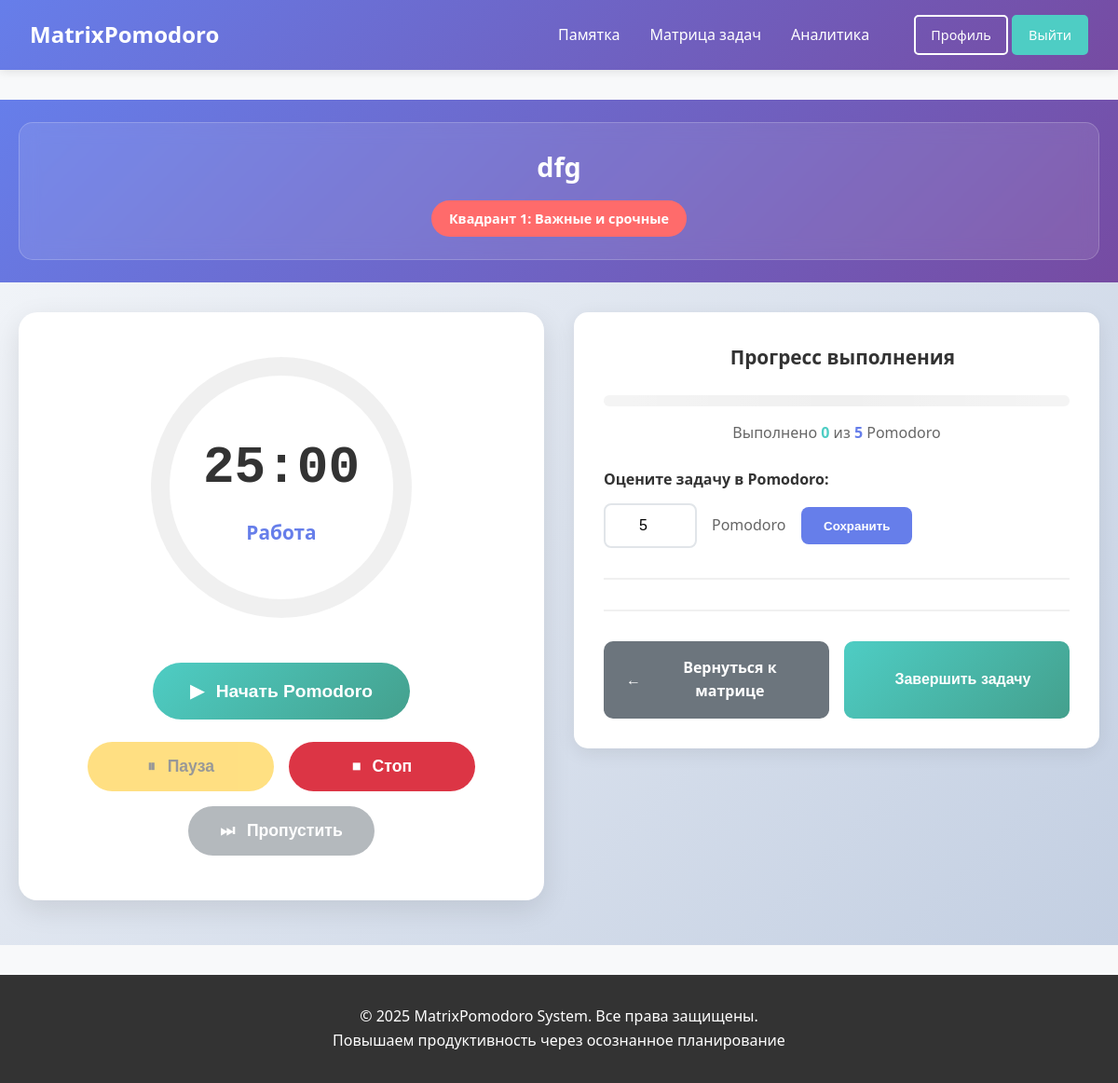
The app's page /pomodoro/task/27/ (signed in) with its own data.
### tasks/models.py (models this page shows, shortened)
class Task(models.Model):
    STATUS_CHOICES = [
        ('active', 'Активная'),
        ('completed', 'Завершена'),
        ('cancelled', 'Отменена'),
    ]
    user = models.ForeignKey(User, on_delete=models.CASCADE, verbose_name="Пользователь")
    quadrant = models.ForeignKey(EisenhowerQuadrant, on_delete=models.PROTECT,
                                 verbose_name="Квадрант", null=True, blank=True)
    title = models.CharField(max_length=200, verbose_name="Заголовок")
    description = models.TextField(blank=True, verbose_name="Описание")
    status = models.CharField(max_length=10, choices=STATUS_CHOICES, default='active', verbose_name="Статус")
    display_order = models.PositiveIntegerField(default=0, verbose_name="Порядок отображения")
    priority = models.PositiveIntegerField(default=1, verbose_name="Приоритет (1-10)")
    due_date = models.DateTimeField(null=True, blank=True, verbose_name="Срок выполнения")
    estimated_pomodoros = models.PositiveIntegerField(default=1, verbose_name="Планируемое количество Pomodoro")
    completed_pomodoros = models.PositiveIntegerField(default=0, verbose_name="Выполнено Pomodoro")
    created_at = models.DateTimeField(auto_now_add=True)
    updated_at = models.DateTimeField(auto_now=True)
    completed_at = models.DateTimeField(null=True, blank=True, verbose_name="Фактическое время выполнения")
    class Meta:
        verbose_name = "Задача"
        verbose_name_plural = "Задачи"
        ordering = ['quadrant__priority_order', 'display_order', 'created_at']

class EisenhowerQuadrant(models.Model):
    name = models.CharField(max_length=100, verbose_name="Название квадранта")
    description = models.TextField(verbose_name="Описание")
    priority_order = models.IntegerField(verbose_name="Порядок отображения (1-4)")
    color_code = models.CharField(max_length=7, default='#FFFFFF', verbose_name="Цвет (HEX)")
    icon = models.CharField(max_length=50, blank=True, verbose_name="Иконка")
    class Meta:
        verbose_name = "Квадрант Эйзенхауэра"
        verbose_name_plural = "Квадранты Эйзенхауэра"
        ordering = ['priority_order']

### pomodoro/views.py (the view)
# urls.py: path('task/<int:task_id>/', views.task_detail, name='task_detail'),
@login_required
def task_detail(request, task_id):
    task = get_object_or_404(Task, id=task_id, user=request.user)
    try:
        settings = UserSettings.objects.get(user=request.user)
    except UserSettings.DoesNotExist:
        settings = UserSettings.objects.create(user=request.user)
    today = timezone.now().date()
    today_sessions = PomodoroSession.objects.filter(
        user=request.user,
        task=task,
        start_time__date=today
    ).count()
    recent_sessions = PomodoroSession.objects.filter(
        user=request.user,
        task=task
    ).order_by('-start_time')[:5]
    if task.estimated_pomodoros > 0:
        progress_percentage = (task.completed_pomodoros / task.estimated_pomodoros) * 100
    else:
        progress_percentage = 0
    context = {
        'task': task,
        'settings': settings,
        'today_sessions': today_sessions,
        'recent_sessions': recent_sessions,
        'progress_percentage': progress_percentage,
    }
    return render(request, 'pomodoro/task_detail.html', context)

### pomodoro/templates/pomodoro/task_detail.html (shortened to what this page needs)
{% extends 'core/base.html' %}
{% load static %}
{% block extra_css %}
<link rel="stylesheet" href="{% static 'pomodoro/css/timer.css' %}">
{% endblock %}
{% block content %}
<div class="pomodoro-page">
    <div class="pomodoro-header">
        <div class="container">
            <div class="task-info-card">
                <div class="task-main-info" style="text-align: center; width: 100%;">
                    <h1 class="task-title">{{ task.title }}</h1>
                    <div class="task-meta-tags" style="justify-content: center;">
                        {% if task.quadrant %}
                        <span class="quadrant-tag" style="background-color: {{ task.quadrant.color_code|default:'#4ECDC4' }}">
                            {{ task.quadrant.name }}
                        </span>
                        {% endif %}
                    </div>
                </div>
            </div>
        </div>
    </div>
    <div class="container">
        <div class="pomodoro-main-layout">
            <div class="timer-column">
                <div class="timer-card">
                    <div class="timer-circle" id="timer-circle">
                        <div class="timer-display">
                            <div class="timer-time" id="timer-display">25:00</div>
                            <div class="timer-phase" id="timer-phase">Готов к работе</div>
                        </div>
                    </div>
                    <div class="timer-controls">
                        <button class="timer-btn btn-start" id="start-timer">
                        </button>
                        <div class="secondary-controls">
                            <button class="timer-btn btn-pause" id="pause-timer" disabled>
                                <span class="btn-icon">⏸</span>
                                <span class="btn-text">Пауза</span>
                            </button>
                            <button class="timer-btn btn-stop" id="stop-timer">
                                <span class="btn-icon">⏹</span>
                                <span class="btn-text">Стоп</span>
                            </button>
                            <button class="timer-btn btn-skip" id="skip-timer" disabled>
                                <span class="btn-icon">⏭</span>
                                <span class="btn-text">Пропустить</span>
                            </button>
                        </div>
                    </div>
                </div>
            </div>
            <div class="task-details-column">
                <div class="detail-card">
                    <h3 class="detail-title" style="text-align: center; justify-content: center; display: flex; align-items: center;">
                        Прогресс выполнения
                    </h3>
                    <div class="detail-content">
                        <div class="progress-container">
                            <div class="progress-bar">
                            </div>
                            <div class="progress-text" id="progress-text">
                            </div>
                        </div>
                        <div class="pomodoro-estimation">
                            <label for="estimated-pomodoros">Оцените задачу в Pomodoro:</label>
                            <div class="estimation-control">
                                <input type="number" id="estimated-pomodoros"
                                       value="{{ task.estimated_pomodoros }}"
                                       min="1" max="20" class="estimation-input">
                                <span class="estimation-label">Pomodoro</span>
                                <button class="btn-save-estimation" id="save-estimation-btn">Сохранить</button>
                            </div>
                        </div>
                        <div class="actions-container">
                            <div class="action-buttons">
                                <a href="{% url 'tasks:matrix' %}" class="action-btn btn-back">
                                    <span class="btn-icon">←</span>
                                    Вернуться к матрице
                                </a>
                                <button class="action-btn btn-complete" id="complete-task-btn">
                                    Завершить задачу
                                </button>
                            </div>
                        </div>
                    </div>
                </div>
            </div>
        </div>
    </div>
</div>
{% endblock %}

### core/static/core/css/base.css (style rules this page uses)
* { margin: 0; padding: 0; box-sizing: border-box; }
body { font-family: 'Segoe UI', Tahoma, Geneva, Verdana, sans-serif; line-height: 1.6; color: #333; background-color: #f8f9fa; min-height: 100vh; display: flex; flex-direction: column; }
.container { max-width: 1200px; margin: 0 auto; padding: 0 20px; }

### records on screen
Task: title "dfg", quadrant.name "Квадрант 1: Важные и срочные", estimated_pomodoros "5"
